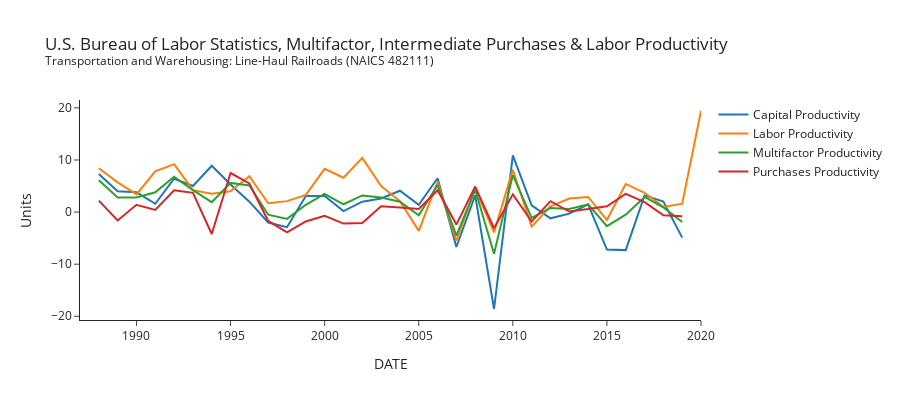

The notebook cell this image was saved under:
### Code cell
fig = px.line(fred_df, x='DATE', y=['Capital Productivity', 'Labor Productivity','Multifactor Productivity','Purchases Productivity'], 
              width=900, height=400,
              title='U.S. Bureau of Labor Statistics, Multifactor, Intermediate Purchases & Labor Productivity<br><sup>Transportation and Warehousing: Line-Haul Railroads (NAICS 482111) </sup>',
              labels={'value':'Units', 'variable': ''})

fig.write_image('Images/fig1.png')
fig.write_html('Images/fig1.html')
fig.show()

### Figure 1 — Plotly figure (JSON) as saved in the notebook; plotly's stock layout.template omitted (floating-point values rounded to 4 significant figures)
{"data": [{"hovertemplate": "=Capital Productivity<br>DATE=%{x}<br>Units=%{y}<extra></extra>", "legendgroup": "Capital Productivity", "line": {"color": "#1F77B4", "dash": "solid"}, "marker": {"symbol": "circle"}, "mode": "lines", "name": "Capital Productivity", "orientation": "v", "showlegend": true, "type": "scatter", "x": ["1987-01-01T00:00:00", "1988-01-01T00:00:00", "1989-01-01T00:00:00", "1990-01-01T00:00:00", "1991-01-01T00:00:00", "1992-01-01T00:00:00", "1993-01-01T00:00:00", "1994-01-01T00:00:00", "1995-01-01T00:00:00", "1996-01-01T00:00:00", "1997-01-01T00:00:00", "1998-01-01T00:00:00", "1999-01-01T00:00:00", "2000-01-01T00:00:00", "2001-01-01T00:00:00", "2002-01-01T00:00:00", "2003-01-01T00:00:00", "2004-01-01T00:00:00", "2005-01-01T00:00:00", "2006-01-01T00:00:00", "2007-01-01T00:00:00", "2008-01-01T00:00:00", "2009-01-01T00:00:00", "2010-01-01T00:00:00", "2011-01-01T00:00:00", "2012-01-01T00:00:00", "2013-01-01T00:00:00", "2014-01-01T00:00:00", "2015-01-01T00:00:00", "2016-01-01T00:00:00", "2017-01-01T00:00:00", "2018-01-01T00:00:00", "2019-01-01T00:00:00", "2020-01-01T00:00:00"], "xaxis": "x", "y": [null, 7.3, 4, 3.8, 1.6, 6.4, 5, 8.9, 5.3, 2, -2, -2.9, 3.1, 3.1, 0.2, 2, 2.6, 4.1, 1.4, 6.5, -6.7, 3.2, -18.6, 10.9, 1.3, -1.2, -0.3, 1.5, -7.2, -7.3, 3.2, 2, -4.9, null], "yaxis": "y"}, {"hovertemplate": "=Labor Productivity<br>DATE=%{x}<br>Units=%{y}<extra></extra>", "legendgroup": "Labor Productivity", "line": {"color": "#FF7F0E", "dash": "solid"}, "marker": {"symbol": "circle"}, "mode": "lines", "name": "Labor Productivity", "orientation": "v", "showlegend": true, "type": "scatter", "x": ["1987-01-01T00:00:00", "1988-01-01T00:00:00", "1989-01-01T00:00:00", "1990-01-01T00:00:00", "1991-01-01T00:00:00", "1992-01-01T00:00:00", "1993-01-01T00:00:00", "1994-01-01T00:00:00", "1995-01-01T00:00:00", "1996-01-01T00:00:00", "1997-01-01T00:00:00", "1998-01-01T00:00:00", "1999-01-01T00:00:00", "2000-01-01T00:00:00", "2001-01-01T00:00:00", "2002-01-01T00:00:00", "2003-01-01T00:00:00", "2004-01-01T00:00:00", "2005-01-01T00:00:00", "2006-01-01T00:00:00", "2007-01-01T00:00:00", "2008-01-01T00:00:00", "2009-01-01T00:00:00", "2010-01-01T00:00:00", "2011-01-01T00:00:00", "2012-01-01T00:00:00", "2013-01-01T00:00:00", "2014-01-01T00:00:00", "2015-01-01T00:00:00", "2016-01-01T00:00:00", "2017-01-01T00:00:00", "2018-01-01T00:00:00", "2019-01-01T00:00:00", "2020-01-01T00:00:00"], "xaxis": "x", "y": [null, 8.4, 5.7, 3.4, 7.8, 9.2, 4.2, 3.5, 4, 6.9, 1.7, 2.1, 3.3, 8.3, 6.6, 10.4, 5, 2.1, -3.6, 5.8, -5.5, 4.5, -3.9, 8.1, -2.8, 1.1, 2.6, 2.9, -1.5, 5.4, 3.7, 1, 1.6, 19.4], "yaxis": "y"}, {"hovertemplate": "=Multifactor Productivity<br>DATE=%{x}<br>Units=%{y}<extra></extra>", "legendgroup": "Multifactor Productivity", "line": {"color": "#2CA02C", "dash": "solid"}, "marker": {"symbol": "circle"}, "mode": "lines", "name": "Multifactor Productivity", "orientation": "v", "showlegend": true, "type": "scatter", "x": ["1987-01-01T00:00:00", "1988-01-01T00:00:00", "1989-01-01T00:00:00", "1990-01-01T00:00:00", "1991-01-01T00:00:00", "1992-01-01T00:00:00", "1993-01-01T00:00:00", "1994-01-01T00:00:00", "1995-01-01T00:00:00", "1996-01-01T00:00:00", "1997-01-01T00:00:00", "1998-01-01T00:00:00", "1999-01-01T00:00:00", "2000-01-01T00:00:00", "2001-01-01T00:00:00", "2002-01-01T00:00:00", "2003-01-01T00:00:00", "2004-01-01T00:00:00", "2005-01-01T00:00:00", "2006-01-01T00:00:00", "2007-01-01T00:00:00", "2008-01-01T00:00:00", "2009-01-01T00:00:00", "2010-01-01T00:00:00", "2011-01-01T00:00:00", "2012-01-01T00:00:00", "2013-01-01T00:00:00", "2014-01-01T00:00:00", "2015-01-01T00:00:00", "2016-01-01T00:00:00", "2017-01-01T00:00:00", "2018-01-01T00:00:00", "2019-01-01T00:00:00", "2020-01-01T00:00:00"], "xaxis": "x", "y": [null, 6.1, 2.8, 2.8, 3.8, 6.8, 4.2, 1.9, 5.6, 5.1, -0.5, -1.3, 1.4, 3.5, 1.5, 3.2, 2.8, 2, -0.6, 5.2, -4.5, 4.3, -8, 7.1, -1.1, 0.8, 0.6, 1.5, -2.7, -0.5, 2.9, 0.9, -1.9, null], "yaxis": "y"}, {"hovertemplate": "=Purchases Productivity<br>DATE=%{x}<br>Units=%{y}<extra></extra>", "legendgroup": "Purchases Productivity", "line": {"color": "#D62728", "dash": "solid"}, "marker": {"symbol": "circle"}, "mode": "lines", "name": "Purchases Productivity", "orientation": "v", "showlegend": true, "type": "scatter", "x": ["1987-01-01T00:00:00", "1988-01-01T00:00:00", "1989-01-01T00:00:00", "1990-01-01T00:00:00", "1991-01-01T00:00:00", "1992-01-01T00:00:00", "1993-01-01T00:00:00", "1994-01-01T00:00:00", "1995-01-01T00:00:00", "1996-01-01T00:00:00", "1997-01-01T00:00:00", "1998-01-01T00:00:00", "1999-01-01T00:00:00", "2000-01-01T00:00:00", "2001-01-01T00:00:00", "2002-01-01T00:00:00", "2003-01-01T00:00:00", "2004-01-01T00:00:00", "2005-01-01T00:00:00", "2006-01-01T00:00:00", "2007-01-01T00:00:00", "2008-01-01T00:00:00", "2009-01-01T00:00:00", "2010-01-01T00:00:00", "2011-01-01T00:00:00", "2012-01-01T00:00:00", "2013-01-01T00:00:00", "2014-01-01T00:00:00", "2015-01-01T00:00:00", "2016-01-01T00:00:00", "2017-01-01T00:00:00", "2018-01-01T00:00:00", "2019-01-01T00:00:00", "2020-01-01T00:00:00"], "xaxis": "x", "y": [null, 2.2, -1.6, 1.4, 0.4, 4.2, 3.7, -4.2, 7.5, 5.5, -1.7, -3.9, -1.8, -0.7, -2.2, -2.1, 1.1, 0.9, 0.6, 4.2, -2.4, 4.9, -3.1, 3.4, -1.8, 2.1, 0.1, 0.6, 1.1, 3.5, 1.9, -0.6, -0.8, null], "yaxis": "y"}], "layout": {"height": 400, "legend": {"title": {"text": ""}, "tracegroupgap": 0}, "title": {"text": "U.S. Bureau of Labor Statistics, Multifactor, Intermediate Purchases & Labor Productivity<br><sup>Transportation and Warehousing: Line-Haul Railroads (NAICS 482111) </sup>"}, "width": 900, "xaxis": {"anchor": "y", "domain": [0, 1], "title": {"text": "DATE"}}, "yaxis": {"anchor": "x", "domain": [0, 1], "title": {"text": "Units"}}}}
